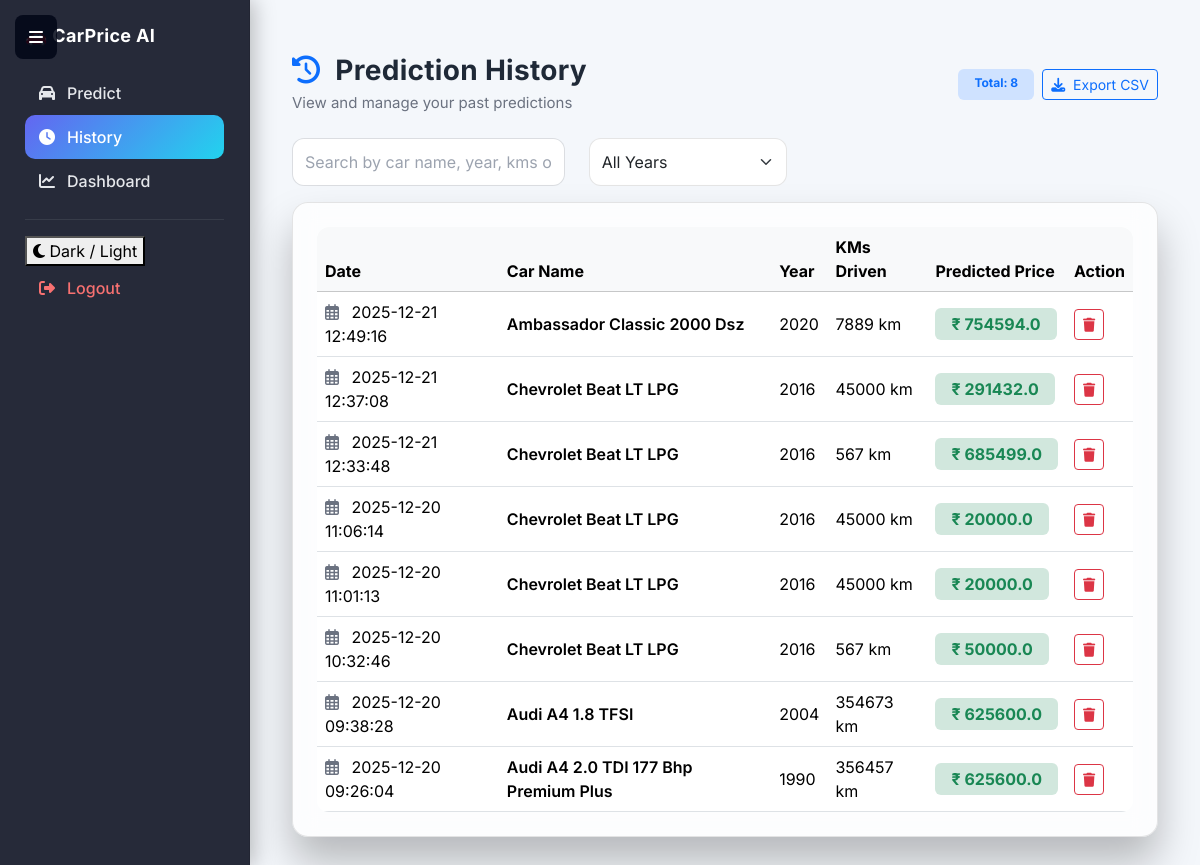
Screenshot of /history (signed in) with the database file from the repository.
### tables this page shows
CREATE TABLE predictions (
    id INTEGER PRIMARY KEY AUTOINCREMENT,
    user_id INTEGER,
    car_name TEXT,
    car_year INTEGER,
    kms_driven INTEGER,
    fuel_type INTEGER,
    seller_type INTEGER,
    transmission INTEGER,
    owner INTEGER,
    predicted_price REAL,
    date TIMESTAMP DEFAULT CURRENT_TIMESTAMP
);

### app.py (the view)
@app.route("/history")
def history():
    if "user_id" not in session:
        return redirect("/login")
    conn = get_db()
    cursor = conn.cursor()
    data = cursor.execute(
        "SELECT * FROM predictions WHERE user_id=? ORDER BY date DESC",
        (session["user_id"],)
    ).fetchall()
    conn.close()
    return render_template(
        "history.html",
        data=data,
        active_page="history"
    )

### app.py (called while the page is built)
def get_db():
    conn = sqlite3.connect("database.db")
    conn.row_factory = sqlite3.Row
    return conn

### templates/history.html (shortened to what this page needs)
{% extends "base.html" %}
{% block content %}
<div class="container mt-4">
    <div class="d-flex justify-content-between align-items-center mb-4">
        <div>
            <h3 class="fw-bold mb-1">
                <i class="fas fa-history me-2 text-primary"></i>
                Prediction History
            </h3>
            <p class="text-muted mb-0">
                View and manage your past predictions
            </p>
        </div>
        <div class="d-flex gap-2">
            <span class="badge bg-primary-subtle text-primary px-3 py-2">
                Total: {{ data|length }}
            </span>
            <a href="/export-history" class="btn btn-outline-primary btn-sm">
                <i class="fas fa-download me-1"></i> Export CSV
            </a>
        </div>
    </div>
    <div class="row mb-3">
        <div class="col-md-4">
            <input
                type="text"
                id="searchInput"
                class="form-control"
                placeholder="Search by car name, year, kms or price..."
                onkeyup="filterTable()"
            >
        </div>
        <div class="col-md-3">
            <select id="yearFilter" class="form-select" onchange="filterTable()">
                <option value="">All Years</option>
            </select>
        </div>
    </div>
    <div class="card p-4">
        {% if data|length > 0 %}
        <div class="table-responsive">
            <table class="table table-hover align-middle mb-0">
                <thead class="table-light">
                    <tr>
                        <th>Date</th>
                        <th>Car Name</th>
                        <th>Year</th>
                        <th>KMs Driven</th>
                        <th>Predicted Price</th>
                        <th>Action</th>
                    </tr>
                </thead>
                <tbody>
                    {% for row in data %}
                    <tr data-year="{{ row.car_year }}">
                        <td>
                            <i class="far fa-calendar-alt me-2 text-muted"></i>
                            {{ row.date }}
                        </td>
                        <td class="fw-semibold">
                            {{ row.car_name }}
                        </td>
                        <td>
                            {{ row.car_year }}
                        </td>
                        <td>
                            {{ row.kms_driven }} km
                        </td>
                        <td>
                            <span class="badge bg-success-subtle text-success fs-6 px-3 py-2">
                                ₹ {{ row.predicted_price | round(2) }}
                            </span>
                        </td>
                        <td>
                            <a
                                href="/delete-prediction/{{ row.id }}"
                                class="btn btn-sm btn-outline-danger"
                                onclick="return confirm('Delete this prediction?')"
                            >
                                <i class="fas fa-trash"></i>
                            </a>
                        </td>
                    </tr>
                    {% endfor %}
                </tbody>
            </table>
        </div>
        {% endif %}
    </div>
</div>
{% endblock %}

### templates/base.html (shortened to what this page needs)
<!DOCTYPE html>
<html lang="en">
<head>
    <link href="https://cdn.jsdelivr.net/npm/bootstrap@5.3.2/dist/css/bootstrap.min.css" rel="stylesheet">
    <link href="https://cdnjs.cloudflare.com/ajax/libs/font-awesome/6.5.0/css/all.min.css" rel="stylesheet">
    <link rel="stylesheet" href="{{ url_for('static', filename='style.css') }}">
</head>
<body>
<button class="hamburger" onclick="toggleSidebar()">
    <i class="fas fa-bars"></i>
</button>
<div class="app-wrapper">
    <div class="sidebar" id="sidebar">
        <h4 class="logo mb-4">🚗 CarPrice AI</h4>
        <a href="/predict" class="{% if active_page == 'predict' %}active{% endif %}">
    <i class="fas fa-car"></i> Predict
</a>
<a href="/history" class="{% if active_page == 'history' %}active{% endif %}">
    <i class="fas fa-clock"></i> History
</a>
<a href="/dashboard" class="{% if active_page == 'dashboard' %}active{% endif %}">
    <i class="fas fa-chart-line"></i> Dashboard
</a>
        <hr class="text-secondary">
        <button class="theme-toggle" onclick="toggleTheme()">
    <i class="fas fa-moon"></i>
    <span>Dark / Light</span>
</button>
        <a href="/logout" class="logout">
            <i class="fas fa-sign-out-alt"></i>
            <span>Logout</span>
        </a>
    </div>
    <div class="content" id="content">
        {% block content %}{% endblock %}
    </div>
</div>
</body>
</html>

### static/style.css (style rules this page uses)
* { font-family: 'Inter', sans-serif; box-sizing: border-box; }
:root { --brand-primary: #6366f1; --brand-secondary: #22d3ee; --bg-main: #f4f7fb; --bg-card: rgba(255, 255, 255, 0.75); --bg-sidebar: rgba(2, 6, 23, 0.85); --text-primary: #1f2937; --text-secondary: #4b5563; --text-muted: #6b7280; --border-color: rgba(0, 0, 0, 0.1); }
body { margin: 0; min-height: 100vh; background: var(--bg-main); color: var(--text-secondary); transition: background 0.3s ease, color 0.3s ease; }
h1, h2, h3, h4 { color: var(--text-primary); font-weight: 600; letter-spacing: 0.3px; }
p, label { color: var(--text-secondary); font-size: 15px; }
.text-muted { color: var(--text-muted) !important; }
.app-wrapper { display: flex; min-height: 100vh; }
.hamburger { position: fixed; top: 15px; left: 15px; background: var(--bg-sidebar); color: #ffffff; border: none; padding: 10px 14px; border-radius: 8px; cursor: pointer; z-index: 1100; }
.sidebar { width: 250px; background: var(--bg-sidebar); backdrop-filter: blur(14px); padding: 25px; border-right: 1px solid var(--border-color); transition: transform 0.3s ease; box-shadow: 4px 0 20px rgba(0,0,0,0.25); }
.sidebar .logo { font-weight: 700; font-size: 18px; color: #ffffff; margin-bottom: 35px; }
.sidebar a { display: flex; align-items: center; gap: 12px; padding: 10px 14px; border-radius: 10px; text-decoration: none; color: #e5e7eb; font-weight: 500; transition: all 0.3s ease; }
.sidebar a.active { background: linear-gradient( 135deg, var(--brand-primary), var(--brand-secondary) ); color: #ffffff; }
.sidebar .logout { color: #f87171 !important; }
.content { flex: 1; padding: 30px; background: transparent; animation: fadeSlide 0.6s ease; }
.card { background: var(--bg-card); backdrop-filter: blur(12px); border-radius: 16px; border: 1px solid var(--border-color); box-shadow: 0 25px 40px rgba(0,0,0,0.25); }
.table { background: var(--bg-card); color: var(--text-secondary); border-radius: 12px; overflow: hidden; }
.form-control, .form-select { height: 48px; border-radius: 12px; border: 1px solid var(--border-color); transition: all 0.25s ease; }
.form-control::placeholder { color: #9ca3af; }

### rows the page displays
predictions: date "2025-12-21 12:49:16", car_name "Ambassador Classic 2000 Dsz", car_year "2020", kms_driven "7889", predicted_price "754594.0"
predictions: date "2025-12-21 12:37:08", car_name "Chevrolet Beat LT LPG", car_year "2016", kms_driven "45000", predicted_price "291432.0"
predictions: date "2025-12-21 12:33:48", car_name "Chevrolet Beat LT LPG", car_year "2016", kms_driven "567", predicted_price "685499.0"
predictions: date "2025-12-20 11:06:14", car_name "Chevrolet Beat LT LPG", car_year "2016", kms_driven "45000", predicted_price "20000.0"
predictions: date "2025-12-20 11:01:13", car_name "Chevrolet Beat LT LPG", car_year "2016", kms_driven "45000", predicted_price "20000.0"
predictions: date "2025-12-20 10:32:46", car_name "Chevrolet Beat LT LPG", car_year "2016", kms_driven "567", predicted_price "50000.0"
predictions: date "2025-12-20 09:38:28", car_name "Audi A4 1.8 TFSI", car_year "2004", kms_driven "354673", predicted_price "625600.0"
predictions: date "2025-12-20 09:26:04", car_name "Audi A4 2.0 TDI 177 Bhp Premium Plus", car_year "1990", kms_driven "356457", predicted_price "625600.0"

### other values shown
{{ data|length }} "8"
